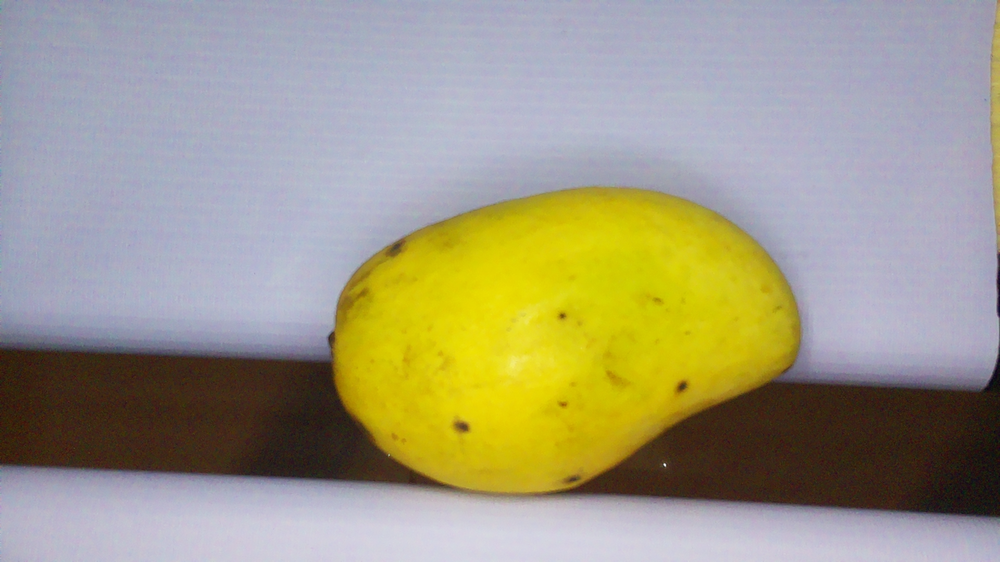
#> input picture dan/mango1.png, 1000 x 562 px, shrunk from 1920 x 1080 before the run
$ python size_ratio_fixedgap.py mango1.png
#> lines starting #> are read from the running program, lines starting #| are printed output that depends on the picture; after the words box and inside, x2 and y2 are one past the last pixel; in counts of white or black regions, pixels touching at a corner belong together
import cv2
import numpy as np
import matplotlib.pyplot as plt
import sys

def calculate_mango_area(image_path, gap_w_cm=3, gap_w_px=139):
#> called with image_path = 'mango1.png', gap_w_cm = 3, gap_w_px = 139
    image = cv2.imread(image_path)
#> image is the input picture: shape (562, 1000, 3); mean B, G, R 131.5, 154.6, 159.9
    if image is None:
        raise ValueError("Image not found.")

    hsv = cv2.cvtColor(image, cv2.COLOR_BGR2HSV)
#> hsv: shape (562, 1000, 3); mean H, S, V 85.7, 88, 173.5

    # Mango color range (adjust as needed)
    lower = np.array([20, 40, 40])
    upper = np.array([40, 255, 255])
    mask = cv2.inRange(hsv, lower, upper)
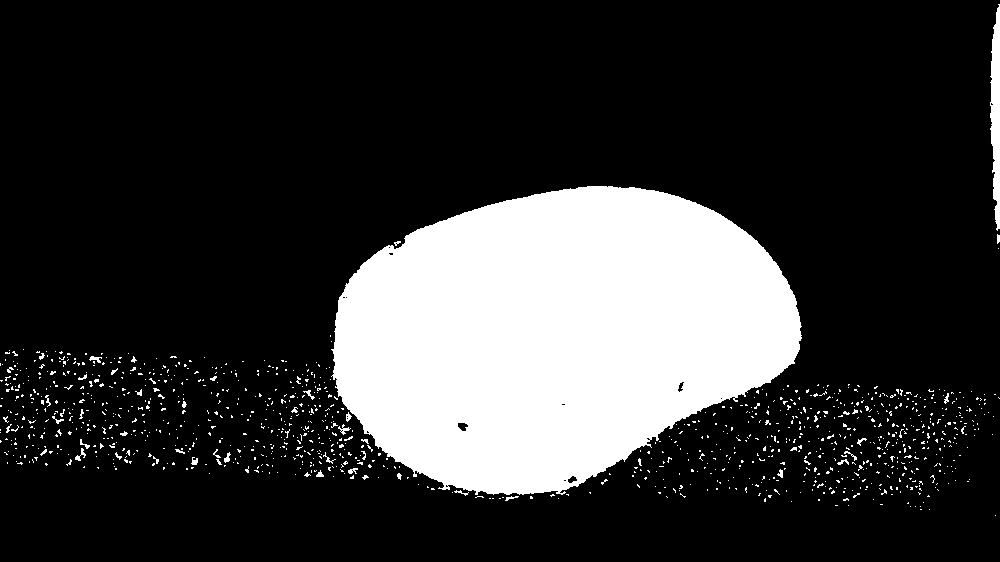
#> mask: shape (562, 1000); 20.2% white; 1138 white regions (1096 under 20 px), largest, box (x1, y1, x2, y2) and area: (331, 186, 802, 495) 106383, (990, 4, 1000, 231) 1601, (75, 448, 86, 461) 52

    kernel = np.ones((5, 5), np.uint8)
    mask_clean = cv2.morphologyEx(mask, cv2.MORPH_OPEN, kernel)
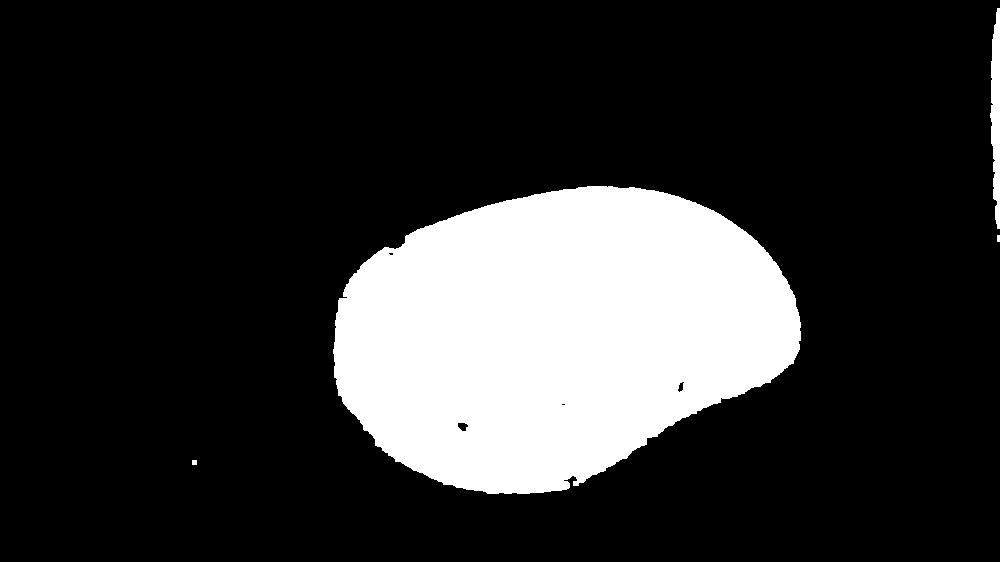
#> mask_clean: shape (562, 1000); 19.2% white; 4 white regions, box (x1, y1, x2, y2) and area: (333, 186, 801, 494) 106077, (990, 8, 1000, 229) 1573, (192, 460, 197, 465) 25, (997, 235, 1000, 242) 21
    mask_clean = cv2.morphologyEx(mask_clean, cv2.MORPH_CLOSE, kernel)
#> mask_clean: shape (562, 1000); 19.2% white; 4 white regions

    contours, _ = cv2.findContours(mask_clean, cv2.RETR_EXTERNAL, cv2.CHAIN_APPROX_SIMPLE)
#> contours = 4 contours, 2 with area under 20; largest, box (x1, y1, x2, y2) and area: (333, 186, 801, 494) 105662, (990, 8, 1000, 229) 1370
    if not contours:
        raise ValueError("No mango detected.")

    mango_contour = max(contours, key=cv2.contourArea)
#> mango_contour = contour of 539 points, box (x1, y1, x2, y2) (333, 186, 801, 494), area 105662
    x, y, w, h = cv2.boundingRect(mango_contour)
#> x = 333; y = 186; w = 468; h = 308

    # Use gap width only for scaling
    cm_per_pixel = gap_w_cm / gap_w_px

    mango_length_cm = w * cm_per_pixel  # horizontal axis
#> mango_length_cm = 10.1
    mango_width_cm  = h * cm_per_pixel  # vertical axis
#> mango_width_cm = 6.65
    mango_area_cm2  = mango_length_cm * mango_width_cm
#> mango_area_cm2 = 67.14

    print(f"Mango length (horizontal): {mango_length_cm:.2f} cm")
#| Mango length (horizontal): 10.10 cm
    print(f"Mango width (vertical): {mango_width_cm:.2f} cm")
#| Mango width (vertical): 6.65 cm
    print(f"Estimated Mango Area: {mango_area_cm2:.2f} cm²")
#| Estimated Mango Area: 67.14 cm²

    # Visualization
    output = cv2.cvtColor(image, cv2.COLOR_BGR2RGB)
    cv2.rectangle(output, (x, y), (x + w, y + h), (0, 255, 0), 2)
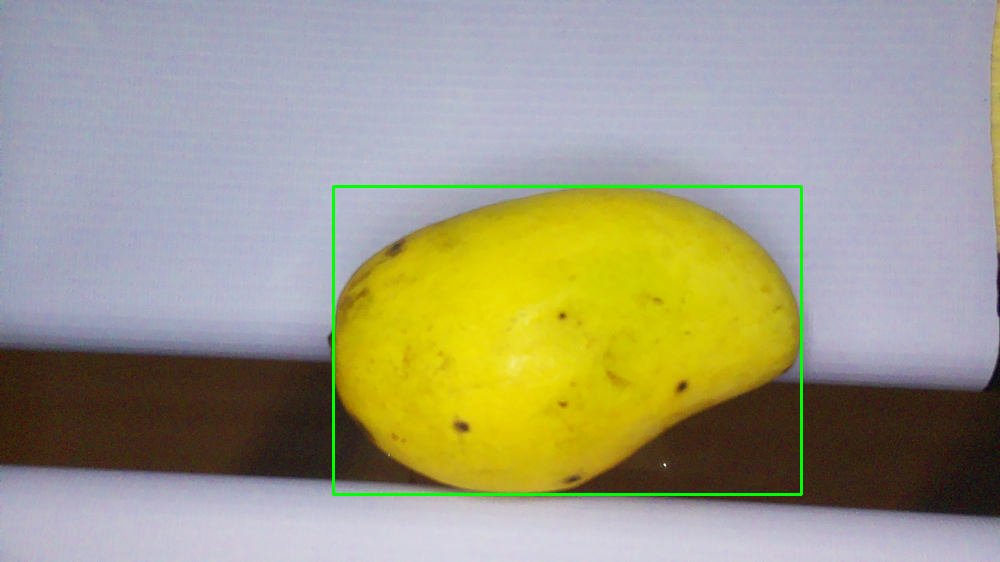
#> output: shape (562, 1000, 3); mean R, G, B 158.8, 155.7, 130.5

    plt.figure(figsize=(12,4))
    plt.subplot(1,3,1); plt.imshow(cv2.cvtColor(image, cv2.COLOR_BGR2RGB)); plt.title("Original"); plt.axis("off")
    plt.subplot(1,3,2); plt.imshow(mask_clean, cmap="gray"); plt.title("Mask"); plt.axis("off")
    plt.subplot(1,3,3); plt.imshow(output); plt.title("Bounding Box"); plt.axis("off")
    plt.show()
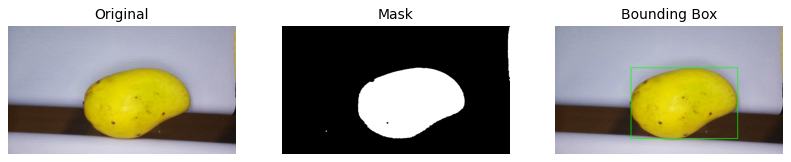
#> figure drawn by matplotlib, 3 panels

if __name__ == '__main__':
    # Example usage
    if len(sys.argv) < 2:
        print("Usage: python script.py <image_path>")
        print("Example: python script.py test.jpeg")
        sys.exit(1)

    # Get image path from command line argument
    imgPath = sys.argv[1]
    calculate_mango_area(imgPath, gap_w_cm=3, gap_w_px=139)

$ run again, on dan/mango3.png
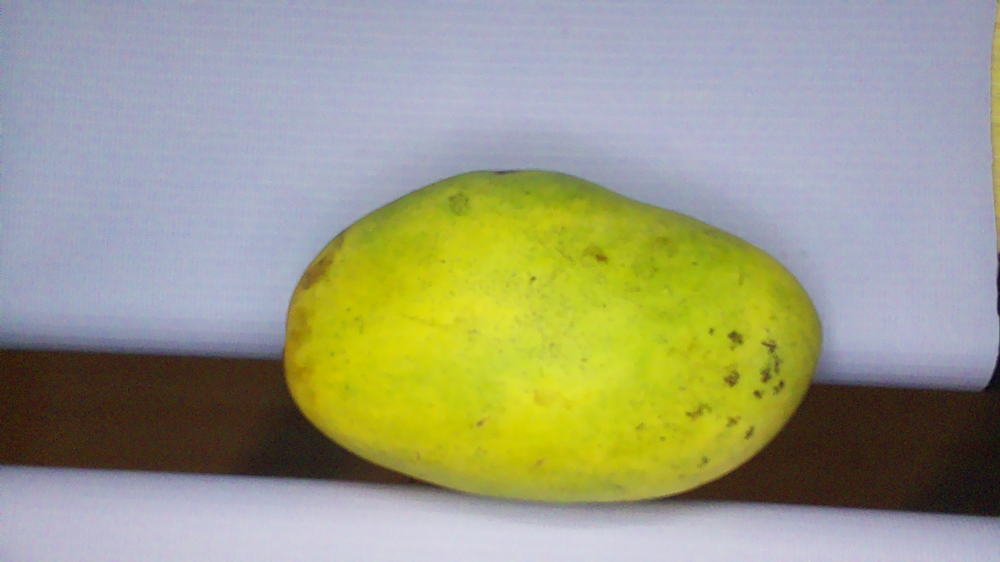
#> input picture dan/mango3.png, 1000 x 562 px, shrunk from 1920 x 1080 before the run
#> in calculate_mango_area, image is the input picture: shape (562, 1000, 3); mean B, G, R 131.3, 157.5, 155.9
#> hsv: shape (562, 1000, 3); mean H, S, V 82.9, 93, 173.9
#> in calculate_mango_area, `mask = cv2.inRange(hsv, lower, upper)`:
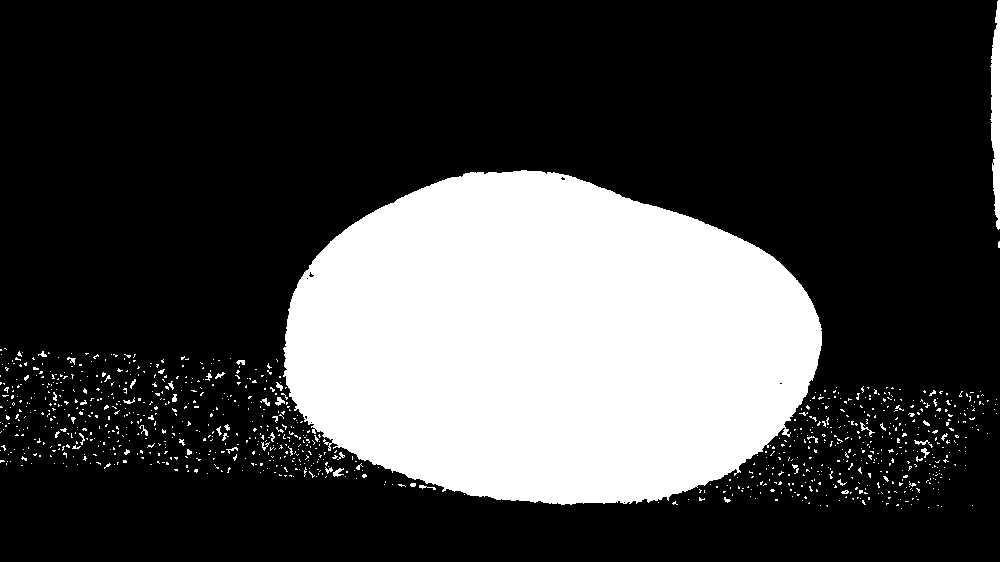
#> mask: shape (562, 1000); 26% white; 969 white regions (922 under 20 px), largest, box (x1, y1, x2, y2) and area: (283, 170, 822, 505) 139061, (990, 0, 1000, 230) 1587, (333, 468, 344, 477) 53
#> contours = 2 contours; box (x1, y1, x2, y2) and area: (284, 170, 822, 504) 138136, (991, 0, 1000, 229) 1350
#> mango_contour = contour of 593 points, box (x1, y1, x2, y2) (284, 170, 822, 504), area 138136
#> x = 284; y = 170; w = 538; h = 334
#> mango_length_cm = 11.61
#> mango_width_cm = 7.21
#> mango_area_cm2 = 83.7
#| Mango length (horizontal): 11.61 cm
#| Mango width (vertical): 7.21 cm
#| Estimated Mango Area: 83.70 cm²
#> in calculate_mango_area, `plt.show()`:
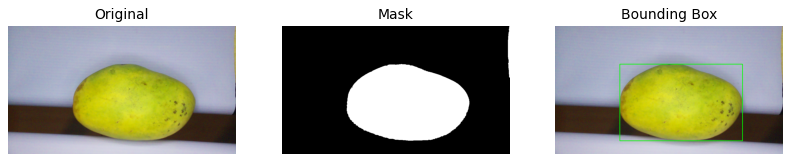
#> figure drawn by matplotlib, 3 panels

$ run again, on dan/mango4.png
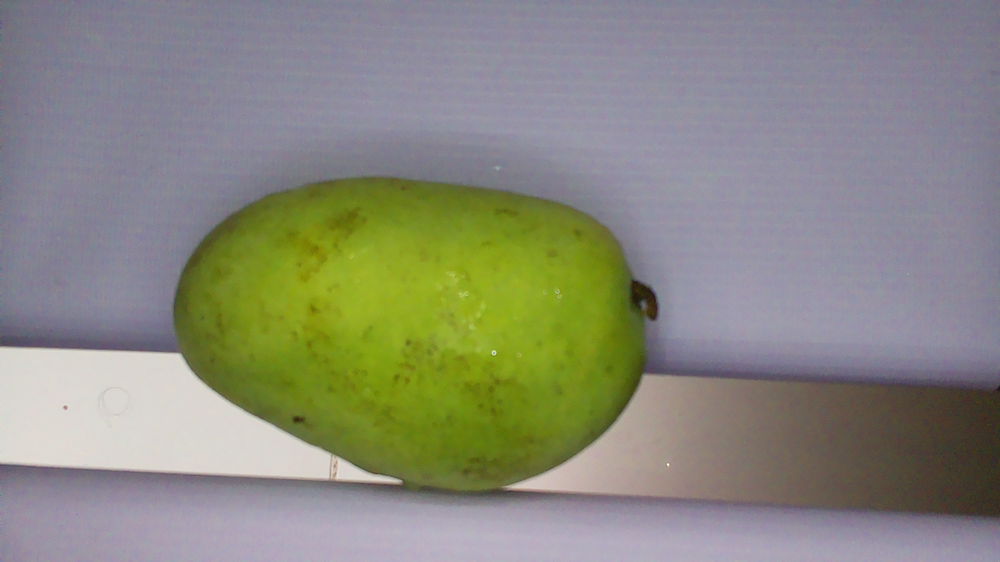
#> input picture dan/mango4.png, 1000 x 562 px, shrunk from 1920 x 1080 before the run
#> in calculate_mango_area, image is the input picture: shape (562, 1000, 3); mean B, G, R 125.3, 137.6, 137.3
#> hsv: shape (562, 1000, 3); mean H, S, V 90.6, 65.2, 150
#> in calculate_mango_area, `mask = cv2.inRange(hsv, lower, upper)`:
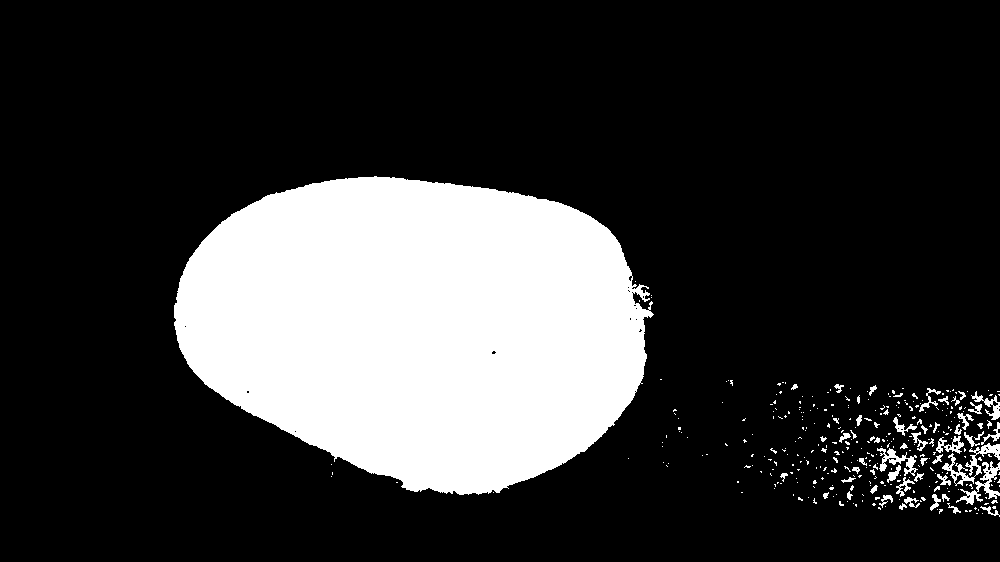
#> mask: shape (562, 1000); 21.5% white; 345 white regions (290 under 20 px), largest, box (x1, y1, x2, y2) and area: (174, 176, 654, 495) 115273, (942, 443, 1000, 486) 647, (956, 461, 1000, 505) 543
#> contours = 12 contours, 1 with area under 20; largest, box (x1, y1, x2, y2) and area: (174, 177, 651, 495) 114418, (993, 409, 1000, 429) 71, (989, 444, 1000, 453) 55, (986, 468, 997, 479) 47, (889, 472, 896, 480) 42
#> mango_contour = contour of 562 points, box (x1, y1, x2, y2) (174, 177, 651, 495), area 114418
#> x = 174; y = 177; w = 477; h = 318
#> mango_length_cm = 10.29
#> mango_width_cm = 6.86
#> mango_area_cm2 = 70.66
#| Mango length (horizontal): 10.29 cm
#| Mango width (vertical): 6.86 cm
#| Estimated Mango Area: 70.66 cm²
#> in calculate_mango_area, `plt.show()`:
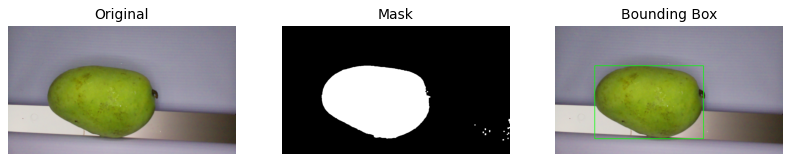
#> figure drawn by matplotlib, 3 panels
